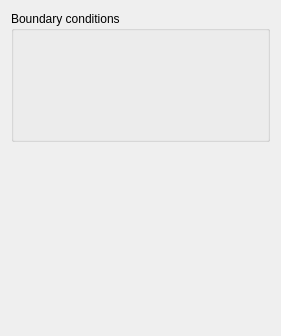
<?xml version="1.0" encoding="UTF-8"?>
<ui version="4.0">
 <class>BoundaryConditionsForm</class>
 <widget class="QWidget" name="BoundaryConditionsForm">
  <property name="geometry">
   <rect>
    <x>0</x>
    <y>0</y>
    <width>281</width>
    <height>336</height>
   </rect>
  </property>
  <property name="windowTitle">
   <string>Form</string>
  </property>
  <layout class="QGridLayout" name="gridLayout_2">
   <item row="2" column="0">
    <spacer name="verticalSpacer">
     <property name="orientation">
      <enum>Qt::Vertical</enum>
     </property>
     <property name="sizeHint" stdset="0">
      <size>
       <width>20</width>
       <height>0</height>
      </size>
     </property>
    </spacer>
   </item>
   <item row="1" column="0">
    <widget class="LagrangianBoundaryView" name="particlesWidget" native="true"/>
   </item>
   <item row="0" column="0">
    <widget class="QGroupBox" name="groupBoxMain">
     <property name="sizePolicy">
      <sizepolicy hsizetype="Preferred" vsizetype="MinimumExpanding">
       <horstretch>0</horstretch>
       <verstretch>0</verstretch>
      </sizepolicy>
     </property>
     <property name="title">
      <string>Boundary conditions</string>
     </property>
     <layout class="QGridLayout" name="gridLayout">
      <item row="15" column="0">
       <widget class="BoundaryConditionsHydraulicHeadView" name="hydraulicheadWidget" native="true"/>
      </item>
      <item row="0" column="0">
       <widget class="BoundaryConditionsRoughWallView" name="roughWidget" native="true">
        <property name="sizePolicy">
         <sizepolicy hsizetype="Preferred" vsizetype="Preferred">
          <horstretch>0</horstretch>
          <verstretch>0</verstretch>
         </sizepolicy>
        </property>
       </widget>
      </item>
      <item row="4" column="0">
       <widget class="BoundaryConditionsMappedInletView" name="mappedInletWidget" native="true">
        <property name="sizePolicy">
         <sizepolicy hsizetype="Preferred" vsizetype="Preferred">
          <horstretch>0</horstretch>
          <verstretch>0</verstretch>
         </sizepolicy>
        </property>
       </widget>
      </item>
      <item row="8" column="0">
       <widget class="BoundaryConditionsCompressibleOutletView" name="compressibleOutletWidget" native="true">
        <property name="sizePolicy">
         <sizepolicy hsizetype="Preferred" vsizetype="Preferred">
          <horstretch>0</horstretch>
          <verstretch>0</verstretch>
         </sizepolicy>
        </property>
       </widget>
      </item>
      <item row="13" column="0">
       <widget class="BoundaryConditionsElectricalView" name="electricalWidget" native="true"/>
      </item>
      <item row="12" column="0">
       <widget class="BoundaryConditionsWallRadiativeTransferView" name="radiativeWidget" native="true"/>
      </item>
      <item row="1" column="0">
       <widget class="BoundaryConditionsSlidingWallView" name="slidingWidget" native="true">
        <property name="sizePolicy">
         <sizepolicy hsizetype="Preferred" vsizetype="Preferred">
          <horstretch>0</horstretch>
          <verstretch>0</verstretch>
         </sizepolicy>
        </property>
       </widget>
      </item>
      <item row="7" column="0">
       <widget class="BoundaryConditionsCoalInletView" name="coalWidget" native="true">
        <property name="sizePolicy">
         <sizepolicy hsizetype="Preferred" vsizetype="Preferred">
          <horstretch>0</horstretch>
          <verstretch>0</verstretch>
         </sizepolicy>
        </property>
       </widget>
      </item>
      <item row="3" column="0">
       <widget class="BoundaryConditionsConvectiveInletView" name="convectiveInletWidget" native="true">
        <property name="sizePolicy">
         <sizepolicy hsizetype="Preferred" vsizetype="Preferred">
          <horstretch>0</horstretch>
          <verstretch>0</verstretch>
         </sizepolicy>
        </property>
       </widget>
      </item>
      <item row="14" column="0">
       <widget class="BoundaryConditionsExternalHeadLossesView" name="externalHeadLossesWidget" native="true">
        <property name="sizePolicy">
         <sizepolicy hsizetype="Preferred" vsizetype="Preferred">
          <horstretch>0</horstretch>
          <verstretch>0</verstretch>
         </sizepolicy>
        </property>
       </widget>
      </item>
      <item row="5" column="0">
       <widget class="BoundaryConditionsVelocityInletView" name="velocityWidget" native="true">
        <property name="sizePolicy">
         <sizepolicy hsizetype="Preferred" vsizetype="Preferred">
          <horstretch>0</horstretch>
          <verstretch>0</verstretch>
         </sizepolicy>
        </property>
       </widget>
      </item>
      <item row="10" column="0">
       <widget class="BoundaryConditionsScalarsView" name="scalarsWidget" native="true"/>
      </item>
      <item row="9" column="0">
       <widget class="BoundaryConditionsTurbulenceInletView" name="turbulenceWidget" native="true">
        <property name="sizePolicy">
         <sizepolicy hsizetype="Preferred" vsizetype="Preferred">
          <horstretch>0</horstretch>
          <verstretch>0</verstretch>
         </sizepolicy>
        </property>
       </widget>
      </item>
      <item row="11" column="0">
       <widget class="BoundaryConditionsMobileMeshView" name="mobileMeshWidget" native="true"/>
      </item>
      <item row="16" column="0">
       <widget class="BoundaryConditionsPressureView" name="pressureWidget" native="true"/>
      </item>
      <item row="2" column="0">
       <widget class="BoundaryConditionsMeteoView" name="meteoWidget" native="true">
        <property name="sizePolicy">
         <sizepolicy hsizetype="Preferred" vsizetype="Preferred">
          <horstretch>0</horstretch>
          <verstretch>0</verstretch>
         </sizepolicy>
        </property>
       </widget>
      </item>
     </layout>
    </widget>
   </item>
   <item row="3" column="0">
    <spacer name="verticalSpacer_2">
     <property name="orientation">
      <enum>Qt::Vertical</enum>
     </property>
     <property name="sizeHint" stdset="0">
      <size>
       <width>20</width>
       <height>0</height>
      </size>
     </property>
    </spacer>
   </item>
  </layout>
 </widget>
 <customwidgets>
  <customwidget>
   <class>BoundaryConditionsRoughWallView</class>
   <extends>QWidget</extends>
   <header location="global">BoundaryConditionsRoughWallView.h</header>
   <container>1</container>
  </customwidget>
  <customwidget>
   <class>BoundaryConditionsSlidingWallView</class>
   <extends>QWidget</extends>
   <header location="global">BoundaryConditionsSlidingWallView.h</header>
   <container>1</container>
  </customwidget>
  <customwidget>
   <class>BoundaryConditionsVelocityInletView</class>
   <extends>QWidget</extends>
   <header location="global">BoundaryConditionsVelocityInletView.h</header>
   <container>1</container>
  </customwidget>
  <customwidget>
   <class>BoundaryConditionsMappedInletView</class>
   <extends>QWidget</extends>
   <header location="global">BoundaryConditionsMappedInletView.h</header>
   <container>1</container>
  </customwidget>
  <customwidget>
   <class>BoundaryConditionsCoalInletView</class>
   <extends>QWidget</extends>
   <header location="global">BoundaryConditionsCoalInletView.h</header>
   <container>1</container>
  </customwidget>
  <customwidget>
   <class>BoundaryConditionsExternalHeadLossesView</class>
   <extends>QWidget</extends>
   <header location="global">BoundaryConditionsExternalHeadLossesView.h</header>
   <container>1</container>
  </customwidget>
  <customwidget>
   <class>BoundaryConditionsCompressibleOutletView</class>
   <extends>QWidget</extends>
   <header location="global">BoundaryConditionsCompressibleOutletView.h</header>
   <container>1</container>
  </customwidget>
  <customwidget>
   <class>BoundaryConditionsTurbulenceInletView</class>
   <extends>QWidget</extends>
   <header location="global">BoundaryConditionsTurbulenceInletView.h</header>
   <container>1</container>
  </customwidget>
  <customwidget>
   <class>BoundaryConditionsMeteoView</class>
   <extends>QWidget</extends>
   <header location="global">BoundaryConditionsMeteoView.h</header>
   <container>1</container>
  </customwidget>
  <customwidget>
   <class>BoundaryConditionsScalarsView</class>
   <extends>QWidget</extends>
   <header location="global">BoundaryConditionsScalarsView.h</header>
   <container>1</container>
  </customwidget>
  <customwidget>
   <class>BoundaryConditionsMobileMeshView</class>
   <extends>QWidget</extends>
   <header location="global">BoundaryConditionsMobileMeshView.h</header>
   <container>1</container>
  </customwidget>
  <customwidget>
   <class>BoundaryConditionsWallRadiativeTransferView</class>
   <extends>QWidget</extends>
   <header location="global">BoundaryConditionsWallRadiativeTransferView.h</header>
   <container>1</container>
  </customwidget>
  <customwidget>
   <class>BoundaryConditionsElectricalView</class>
   <extends>QWidget</extends>
   <header location="global">BoundaryConditionsElectricalView.h</header>
   <container>1</container>
  </customwidget>
  <customwidget>
   <class>BoundaryConditionsHydraulicHeadView</class>
   <extends>QWidget</extends>
   <header location="global">BoundaryConditionsHydraulicHeadView.h</header>
   <container>1</container>
  </customwidget>
  <customwidget>
   <class>BoundaryConditionsPressureView</class>
   <extends>QWidget</extends>
   <header location="global">BoundaryConditionsPressureView.h</header>
   <container>1</container>
  </customwidget>
  <customwidget>
   <class>BoundaryConditionsConvectiveInletView</class>
   <extends>QWidget</extends>
   <header>BoundaryConditionsConvectiveInletView.h</header>
   <container>1</container>
  </customwidget>
  <customwidget>
   <class>LagrangianBoundaryView</class>
   <extends>QWidget</extends>
   <header location="global">LagrangianBoundaryView.h</header>
   <container>1</container>
  </customwidget>
 </customwidgets>
 <resources/>
 <connections/>
</ui>
